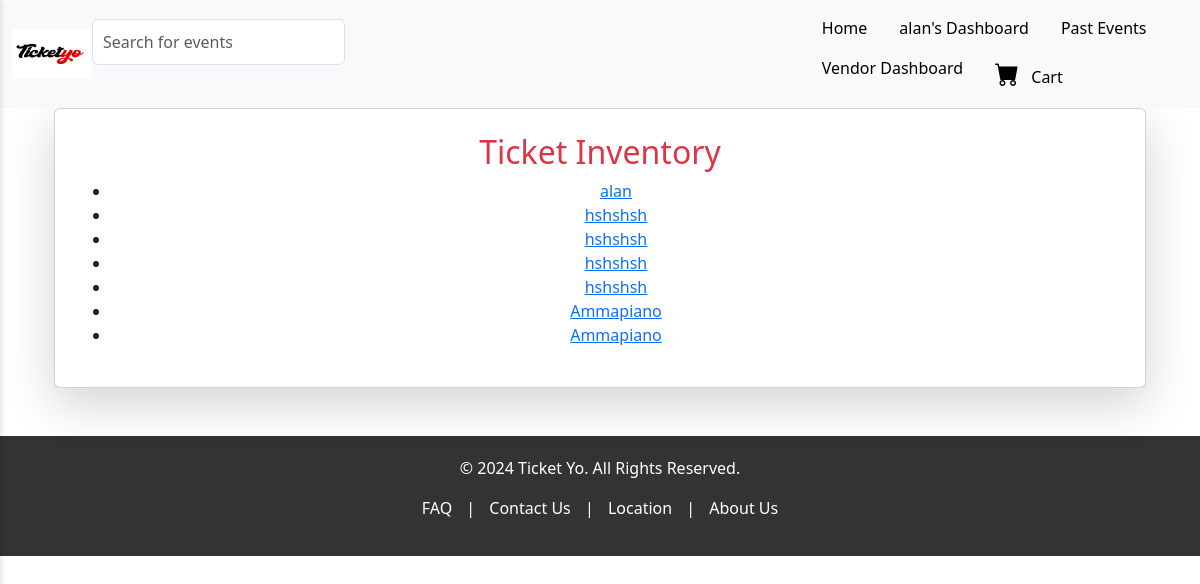
The app's page /vendors/inventory/ (signed in) with its own data.
### accounts/models.py (models this page shows, shortened)
class User(AbstractBaseUser, PermissionsMixin):
    username = models.CharField(max_length=30, unique=True)
    email = models.EmailField(unique=True)
    first_name = models.CharField(max_length=30)
    last_name = models.CharField(max_length=30)
    storename = models.CharField(max_length=50, blank=True, null=True)  # Vendor only
    store_phone = models.CharField(max_length=15, blank=True, null=True)  # Vendor only
    assigned_events = models.ManyToManyField('events.Event', related_name='assigned_agents', blank=True)  # POSAgent only
    is_verified = models.BooleanField(default=False)  # Customer-specific
    verification_code = models.CharField(max_length=6, blank=True, null=True)
    verification_code_created_at = models.DateTimeField(null=True, blank=True)
    is_superuser = models.BooleanField(default=False)
    is_staff = models.BooleanField(default=False)
    is_vendor = models.BooleanField(default=False)
    is_customer = models.BooleanField(default=False)
    is_posagent = models.BooleanField(default=False)
    is_active = models.BooleanField(default=True)
    objects = UserManager()
    USERNAME_FIELD = 'username'
    REQUIRED_FIELDS = ['email', 'first_name', 'last_name']

### tickets/models.py (models this page shows, shortened)
class Ticket(models.Model):
    ENTITY_TYPE_CHOICES = [
        ('customer', 'Customer'),
        ('vendor', 'Vendor'),
        ('pos_agent', 'pos_agent'),
    ]
    event = models.ForeignKey(Event, on_delete=models.CASCADE, related_name='tickets')
    ticket_category = models.ForeignKey(TicketCategory, on_delete=models.CASCADE, null=True, blank=True)
    customer_username = models.CharField(max_length=255, blank=True, null=True)  # Buyer info
    user = models.ForeignKey(settings.AUTH_USER_MODEL, on_delete=models.CASCADE, related_name='tickets')  # Vendor info
    ticket_number = models.CharField(max_length=20, unique=True)
    purchase_date = models.DateTimeField(auto_now_add=True)
    qr_code = models.ImageField(upload_to='qr_codes/', blank=True)
    entity_type = models.CharField(max_length=10, choices=ENTITY_TYPE_CHOICES)  # Buyer type
    verified = models.BooleanField(default=False)

### events/models.py (models this page shows, shortened)
class Event(models.Model):
    STATUS_CHOICES = [
        ('pending', 'Pending'),
        ('approved', 'Approved'),
        ('rejected', 'Rejected'),
    ]
    user = models.ForeignKey(settings.AUTH_USER_MODEL, on_delete=models.CASCADE, related_name='events')
    poster = models.ImageField(upload_to='event_posters/')
    title = models.CharField(max_length=200)
    description = models.TextField()
    category = models.CharField(max_length=100)
    start_date = models.DateTimeField()
    end_date = models.DateTimeField(null=True, blank=True)
    venue_name = models.CharField(max_length=100)
    regular_price = models.DecimalField(max_digits=10, decimal_places=2)
    sale_price = models.DecimalField(max_digits=10, decimal_places=2, null=True, blank=True)
    tickets_available = models.PositiveIntegerField(null=True, blank=True)
    tickets_sold = models.PositiveIntegerField(default=0)
    status = models.CharField(max_length=10, choices=STATUS_CHOICES, default='pending')
    adminaction = models.ForeignKey(settings.AUTH_USER_MODEL, on_delete=models.SET_NULL, null=True, blank=True, editable=False)

### vendors/decorators.py (the view)
    def _wrapped_view(request, *args, **kwargs):
        if request.user.is_authenticated and hasattr(request.user, 'is_vendor') and request.user.is_vendor:
            return view_func(request, *args, **kwargs)
        else:
            raise PermissionDenied("You are not allowed to access this page.")  # Return Permission Denied error

### vendors/views.py (called while the page is built)
@login_required
@vendor_required
def view_inventory(request):
    user = request.user  # Change to User
    inventory = Ticket.objects.filter(customer_username=user.username, entity_type='vendor')
    return render(request, 'vendors/inventory.html', {'inventory': inventory})

### templates/vendors/inventory.html
{% extends 'frontend/base.html' %}
{% load static %}
{% block content %}
<div class="container text-center">
    <div class="card fancy-card shadow-lg p-4">
        <h2 class="card-title text-danger text-center">Ticket Inventory</h2>
        {% if inventory %}
        <ul>
            {% for ticket in inventory %}
            <li>
                <a href="{% url 'ticket_receipt' ticket.id %}">{{ ticket.event.title }}</a>
            </li>
            {% endfor %}
        </ul>
        {% else %}
        <p>No tickets in inventory.</p>
        {% endif %}
    </div>
</div>
{% endblock %}

### templates/frontend/base.html (shortened to what this page needs)
<!DOCTYPE html>
<html lang="en">
<head>
    {% load static %}
    <link href="{% static 'frontend/base.css' %}" rel="stylesheet">
    <link href="https://cdn.jsdelivr.net/npm/bootstrap@5.3.0/dist/css/bootstrap.min.css" rel="stylesheet">
    <link href="https://cdn.jsdelivr.net/npm/bootstrap-icons@1.10.5/font/bootstrap-icons.css" rel="stylesheet">
    <link rel="stylesheet" href="https://cdnjs.cloudflare.com/ajax/libs/font-awesome/6.0.0-beta3/css/all.min.css">
</head>
<body>
    <nav class="navbar navbar-expand-lg d-none d-lg-flex sticky-top bg-light">
        <div class="container-fluid">
            <div class="d-flex align-items-center">
                <div class="logo">
                    <img src="{% static 'frontend/logo.jpg' %}" alt="Logo" style="height: 50px; width: 80px;">
                </div>
            </div>
            <div class="search-bar-container">
                <form method="get" action="{% url 'all_events' %}" id="search-form">
                    <div class="input-group mb-4">
                        <input type="text" name="q" value="{{ query }}" class="form-control" id="search-input"
                            placeholder="Search for events">
                    </div>
                </form>
            </div>
            <ul class="nav ms-auto">
                <li class="nav-item">
                    <a href="{% url 'homepage' %}" class="nav-link text-black">Home</a>
                </li>
                {% if user.is_authenticated %}
                <li class="nav-item">
                    <a href="{% url 'all_events' %}" class="nav-link text-black">{{ user.username }}'s Dashboard</a>
                </li>
                {% else %}
                <li class="nav-item">
                    <a href="{% url 'all_events' %}" class="nav-link text-black">All Events</a>
                </li>
                {% endif %}
                <li class="nav-item">
                    <a href="{% url 'past_events' %}" class="nav-link text-black">Past Events</a>
                </li>
                {% if user.is_authenticated and user.is_vendor %}
                <li class="nav-item">
                    <a href="{% url 'dashboard' %}" class="nav-link text-black">Vendor Dashboard</a>
                </li>
                {% endif %}
                <li class="nav-item">
                    <a href="{% url 'view_cart' %}" class="nav-link text-black">
                        <i class="bi bi-cart-fill fs-4 me-2"></i> Cart</a>
                </li>
            </ul>
        </div>
    </nav>
    <div class="container main-content">
        {% block content %}{% endblock %}
    </div>
    <footer class="footer mt-5">
        <p>&copy; 2024 Ticket Yo. All Rights Reserved.</p>
        <p>
            <a href="#">FAQ</a> |
            <a href="#">Contact Us</a> |
            <a href="#">Location</a> |
            <a href="#">About Us</a>
        </p>
    </footer>
</body>
</html>

### static/frontend/base.css (style rules this page uses)
body { font-family: 'Roboto', sans-serif; margin: 0; padding: 0; }
.nav-link { padding: 10px 15px; color: black; text-decoration: none; font-size: 1rem; display: block; transition: background-color 0.3s ease, color 0.3s ease; }
.main-content { margin-left: 0; }
.footer { background-color: #333; color: white; padding: 20px 0; text-align: center; }
.footer a { color: white; text-decoration: none; margin: 0 10px; }
.search-bar-container { display: flex; width: 100%; }
.input-group { display: flex; align-items: center; width: 100%; }
#search-input { width: 100%; padding: 10px; font-size: 1rem; }

### records on screen
User: username "alan"
Ticket: event "alan"
Ticket: event "hshshsh"
Ticket: event "hshshsh"
Ticket: event "hshshsh"
Ticket: event "hshshsh"
Ticket: event "Ammapiano"
Ticket: event "Ammapiano"
